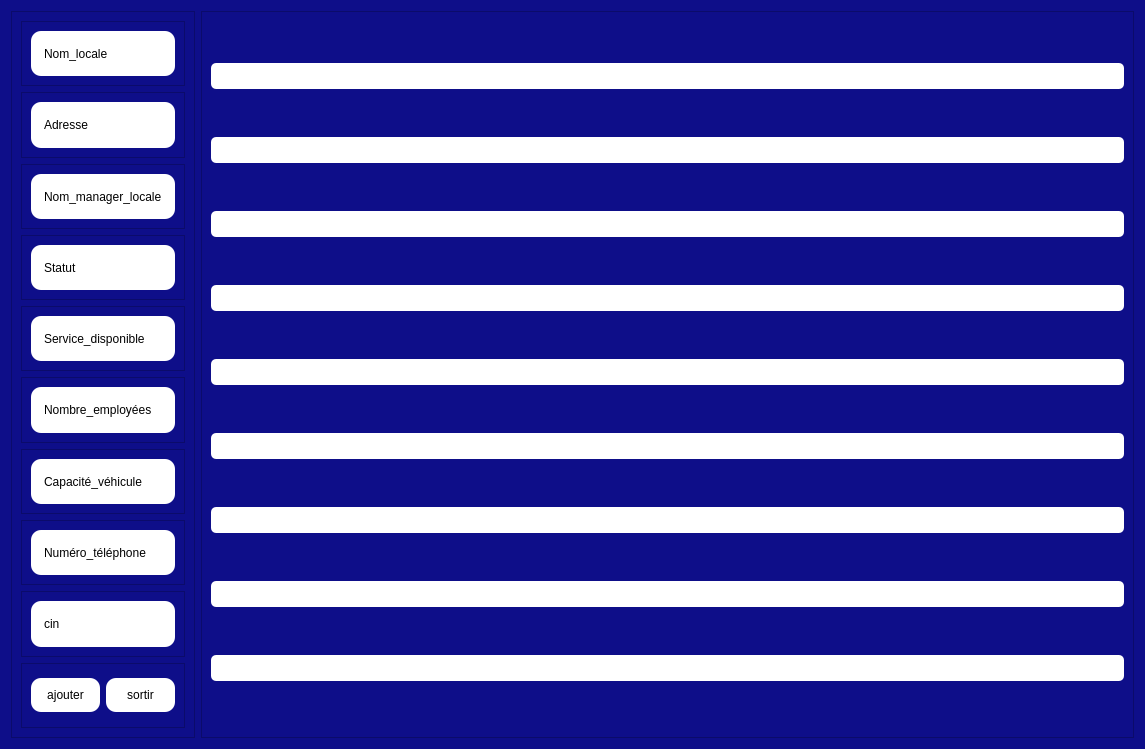
<?xml version="1.0" encoding="UTF-8"?>
<ui version="4.0">
 <class>aaaa</class>
 <widget class="QDialog" name="aaaa">
  <property name="geometry">
   <rect>
    <x>0</x>
    <y>0</y>
    <width>1145</width>
    <height>749</height>
   </rect>
  </property>
  <property name="sizePolicy">
   <sizepolicy hsizetype="Preferred" vsizetype="Preferred">
    <horstretch>0</horstretch>
    <verstretch>0</verstretch>
   </sizepolicy>
  </property>
  <property name="windowTitle">
   <string>Dialog</string>
  </property>
  <property name="styleSheet">
   <string notr="true">background-color: rgb(14, 14, 137);</string>
  </property>
  <layout class="QHBoxLayout" name="horizontalLayout">
   <item>
    <widget class="QFrame" name="frame">
     <property name="frameShape">
      <enum>QFrame::StyledPanel</enum>
     </property>
     <property name="frameShadow">
      <enum>QFrame::Raised</enum>
     </property>
     <layout class="QVBoxLayout" name="verticalLayout_3">
      <item>
       <widget class="QFrame" name="frame_3">
        <property name="frameShape">
         <enum>QFrame::StyledPanel</enum>
        </property>
        <property name="frameShadow">
         <enum>QFrame::Raised</enum>
        </property>
        <layout class="QVBoxLayout" name="verticalLayout">
         <item>
          <widget class="QLabel" name="label">
           <property name="styleSheet">
            <string notr="true">background-color:rgb(255, 255, 255);
border-radius: 10px;
padding: 10px;</string>
           </property>
           <property name="text">
            <string>Nom_locale</string>
           </property>
          </widget>
         </item>
        </layout>
       </widget>
      </item>
      <item>
       <widget class="QFrame" name="frame_5">
        <property name="frameShape">
         <enum>QFrame::StyledPanel</enum>
        </property>
        <property name="frameShadow">
         <enum>QFrame::Raised</enum>
        </property>
        <layout class="QHBoxLayout" name="horizontalLayout_5">
         <item>
          <widget class="QLabel" name="label_2">
           <property name="styleSheet">
            <string notr="true">background-color:rgb(255, 255, 255);
border-radius: 10px;
padding: 10px;</string>
           </property>
           <property name="text">
            <string>Adresse</string>
           </property>
          </widget>
         </item>
        </layout>
       </widget>
      </item>
      <item>
       <widget class="QFrame" name="frame_6">
        <property name="frameShape">
         <enum>QFrame::StyledPanel</enum>
        </property>
        <property name="frameShadow">
         <enum>QFrame::Raised</enum>
        </property>
        <layout class="QHBoxLayout" name="horizontalLayout_7">
         <item>
          <widget class="QLabel" name="label_3">
           <property name="styleSheet">
            <string notr="true">background-color:rgb(255, 255, 255);
border-radius: 10px;
padding: 10px;</string>
           </property>
           <property name="text">
            <string>Nom_manager_locale</string>
           </property>
          </widget>
         </item>
        </layout>
       </widget>
      </item>
      <item>
       <widget class="QFrame" name="frame_4">
        <property name="frameShape">
         <enum>QFrame::StyledPanel</enum>
        </property>
        <property name="frameShadow">
         <enum>QFrame::Raised</enum>
        </property>
        <layout class="QHBoxLayout" name="horizontalLayout_6">
         <item>
          <widget class="QLabel" name="label_4">
           <property name="styleSheet">
            <string notr="true">background-color:rgb(255, 255, 255);
border-radius: 10px;
padding: 10px;</string>
           </property>
           <property name="text">
            <string>Statut</string>
           </property>
          </widget>
         </item>
        </layout>
       </widget>
      </item>
      <item>
       <widget class="QFrame" name="frame_7">
        <property name="frameShape">
         <enum>QFrame::StyledPanel</enum>
        </property>
        <property name="frameShadow">
         <enum>QFrame::Raised</enum>
        </property>
        <layout class="QHBoxLayout" name="horizontalLayout_8">
         <item>
          <widget class="QLabel" name="label_7">
           <property name="styleSheet">
            <string notr="true">background-color:rgb(255, 255, 255);
border-radius: 10px;
padding: 10px;</string>
           </property>
           <property name="text">
            <string>Service_disponible</string>
           </property>
          </widget>
         </item>
        </layout>
       </widget>
      </item>
      <item>
       <widget class="QFrame" name="frame_8">
        <property name="frameShape">
         <enum>QFrame::StyledPanel</enum>
        </property>
        <property name="frameShadow">
         <enum>QFrame::Raised</enum>
        </property>
        <layout class="QHBoxLayout" name="horizontalLayout_9">
         <item>
          <widget class="QLabel" name="label_6">
           <property name="styleSheet">
            <string notr="true">background-color:rgb(255, 255, 255);
border-radius: 10px;
padding: 10px;</string>
           </property>
           <property name="text">
            <string>Nombre_employées</string>
           </property>
          </widget>
         </item>
        </layout>
       </widget>
      </item>
      <item>
       <widget class="QFrame" name="frame_9">
        <property name="frameShape">
         <enum>QFrame::StyledPanel</enum>
        </property>
        <property name="frameShadow">
         <enum>QFrame::Raised</enum>
        </property>
        <layout class="QHBoxLayout" name="horizontalLayout_10">
         <item>
          <widget class="QLabel" name="label_5">
           <property name="styleSheet">
            <string notr="true">background-color:rgb(255, 255, 255);
border-radius: 10px;
padding: 10px;</string>
           </property>
           <property name="text">
            <string>Capacité_véhicule</string>
           </property>
          </widget>
         </item>
        </layout>
       </widget>
      </item>
      <item>
       <widget class="QFrame" name="frame_10">
        <property name="frameShape">
         <enum>QFrame::StyledPanel</enum>
        </property>
        <property name="frameShadow">
         <enum>QFrame::Raised</enum>
        </property>
        <layout class="QHBoxLayout" name="horizontalLayout_3">
         <item>
          <widget class="QLabel" name="label_8">
           <property name="styleSheet">
            <string notr="true">background-color:rgb(255, 255, 255);
border-radius: 10px;
padding: 10px;</string>
           </property>
           <property name="text">
            <string>Numéro_téléphone</string>
           </property>
          </widget>
         </item>
        </layout>
       </widget>
      </item>
      <item>
       <widget class="QFrame" name="frame_12">
        <property name="frameShape">
         <enum>QFrame::StyledPanel</enum>
        </property>
        <property name="frameShadow">
         <enum>QFrame::Raised</enum>
        </property>
        <layout class="QHBoxLayout" name="horizontalLayout_4">
         <item>
          <widget class="QLabel" name="label_9">
           <property name="styleSheet">
            <string notr="true">background-color:rgb(255, 255, 255);
border-radius: 10px;
padding: 10px;</string>
           </property>
           <property name="text">
            <string>cin</string>
           </property>
          </widget>
         </item>
        </layout>
       </widget>
      </item>
      <item>
       <widget class="QFrame" name="frame_11">
        <property name="frameShape">
         <enum>QFrame::StyledPanel</enum>
        </property>
        <property name="frameShadow">
         <enum>QFrame::Raised</enum>
        </property>
        <layout class="QHBoxLayout" name="horizontalLayout_2">
         <item>
          <widget class="QPushButton" name="pushButton">
           <property name="styleSheet">
            <string notr="true">QPushButton
{
background-color:rgb(255, 255, 255);
border-radius: 10px;
padding: 10px;
}

QPushButton:Hover {
				background-color: rgb(159, 159, 159);
				border-color: rgb(159, 159, 159);}
</string>
           </property>
           <property name="text">
            <string>ajouter</string>
           </property>
          </widget>
         </item>
         <item>
          <widget class="QPushButton" name="pushButton_2">
           <property name="styleSheet">
            <string notr="true">QPushButton
{
background-color:rgb(255, 255, 255);
border-radius: 10px;
padding: 10px;
}

QPushButton:Hover {
				background-color: rgb(159, 159, 159);
				border-color: rgb(159, 159, 159);}
</string>
           </property>
           <property name="text">
            <string>sortir</string>
           </property>
          </widget>
         </item>
        </layout>
       </widget>
      </item>
     </layout>
    </widget>
   </item>
   <item>
    <widget class="QFrame" name="frame_2">
     <property name="sizePolicy">
      <sizepolicy hsizetype="Expanding" vsizetype="Expanding">
       <horstretch>0</horstretch>
       <verstretch>0</verstretch>
      </sizepolicy>
     </property>
     <property name="frameShape">
      <enum>QFrame::StyledPanel</enum>
     </property>
     <property name="frameShadow">
      <enum>QFrame::Raised</enum>
     </property>
     <layout class="QVBoxLayout" name="verticalLayout_2">
      <item>
       <widget class="QLineEdit" name="lineEdit">
        <property name="styleSheet">
         <string notr="true">background-color:rgb(255, 255, 255);
border-radius: 5px;
padding: 5px;</string>
        </property>
       </widget>
      </item>
      <item>
       <widget class="QLineEdit" name="lineEdit_2">
        <property name="styleSheet">
         <string notr="true">background-color:rgb(255, 255, 255);
border-radius: 5px;
padding: 5px;</string>
        </property>
       </widget>
      </item>
      <item>
       <widget class="QLineEdit" name="lineEdit_3">
        <property name="styleSheet">
         <string notr="true">background-color:rgb(255, 255, 255);
border-radius: 5px;
padding: 5px;</string>
        </property>
       </widget>
      </item>
      <item>
       <widget class="QLineEdit" name="lineEdit_5">
        <property name="enabled">
         <bool>true</bool>
        </property>
        <property name="styleSheet">
         <string notr="true">background-color:rgb(255, 255, 255);
border-radius: 5px;
padding: 5px;</string>
        </property>
       </widget>
      </item>
      <item>
       <widget class="QLineEdit" name="lineEdit_6">
        <property name="styleSheet">
         <string notr="true">background-color:rgb(255, 255, 255);
border-radius: 5px;
padding: 5px;</string>
        </property>
       </widget>
      </item>
      <item>
       <widget class="QLineEdit" name="lineEdit_7">
        <property name="styleSheet">
         <string notr="true">background-color:rgb(255, 255, 255);
border-radius: 5px;
padding: 5px;</string>
        </property>
       </widget>
      </item>
      <item>
       <widget class="QLineEdit" name="lineEdit_8">
        <property name="styleSheet">
         <string notr="true">background-color:rgb(255, 255, 255);
border-radius: 5px;
padding: 5px;</string>
        </property>
       </widget>
      </item>
      <item>
       <widget class="QLineEdit" name="lineEdit_9">
        <property name="styleSheet">
         <string notr="true">background-color:rgb(255, 255, 255);
border-radius: 5px;
padding: 5px;</string>
        </property>
       </widget>
      </item>
      <item>
       <widget class="QLineEdit" name="lineEdit_4">
        <property name="styleSheet">
         <string notr="true">background-color:rgb(255, 255, 255);
border-radius: 5px;
padding: 5px;</string>
        </property>
       </widget>
      </item>
     </layout>
    </widget>
   </item>
  </layout>
 </widget>
 <resources/>
 <connections/>
</ui>
